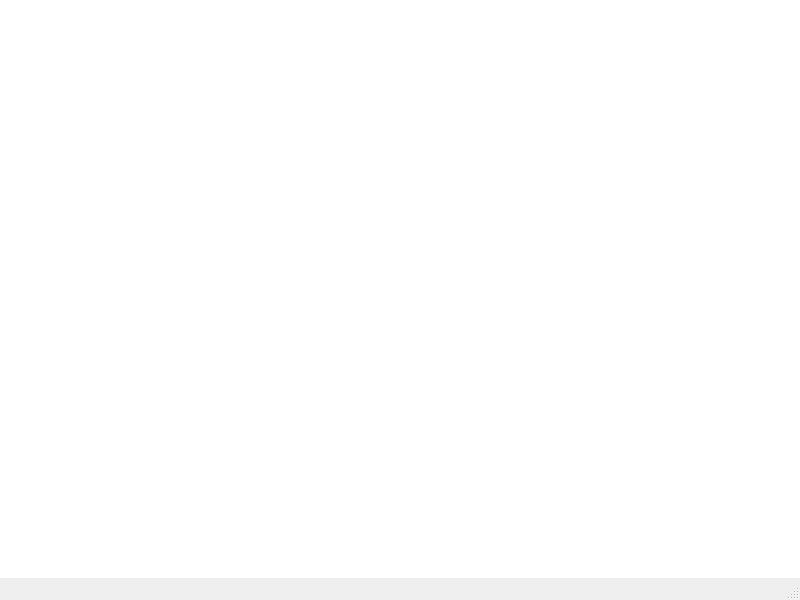
<?xml version="1.0" encoding="UTF-8"?>
<ui version="4.0">
 <class>MainWindow</class>
 <widget class="QMainWindow" name="MainWindow">
  <property name="geometry">
   <rect>
    <x>0</x>
    <y>0</y>
    <width>800</width>
    <height>600</height>
   </rect>
  </property>
  <property name="windowTitle">
   <string>Distributed File Folder</string>
  </property>
  <widget class="QWidget" name="centralwidget">
   <property name="styleSheet">
    <string notr="true">background-color: rgb(255, 255, 255);</string>
   </property>
   <layout class="QVBoxLayout" name="verticalLayout">
    <property name="spacing">
     <number>0</number>
    </property>
    <property name="leftMargin">
     <number>0</number>
    </property>
    <property name="topMargin">
     <number>0</number>
    </property>
    <property name="rightMargin">
     <number>0</number>
    </property>
    <property name="bottomMargin">
     <number>0</number>
    </property>
    <item>
     <widget class="QStackedWidget" name="stackedWidget">
      <widget class="QWidget" name="fileList"/>
      <widget class="QWidget" name="fileEditPage">
       <layout class="QVBoxLayout" name="verticalLayout_2">
        <property name="spacing">
         <number>0</number>
        </property>
        <property name="leftMargin">
         <number>0</number>
        </property>
        <property name="topMargin">
         <number>0</number>
        </property>
        <property name="rightMargin">
         <number>0</number>
        </property>
        <property name="bottomMargin">
         <number>0</number>
        </property>
        <item>
         <widget class="QTextEdit" name="textEdit"/>
        </item>
       </layout>
      </widget>
     </widget>
    </item>
   </layout>
  </widget>
  <widget class="QStatusBar" name="statusbar"/>
  <widget class="QMenuBar" name="menuBar">
   <property name="geometry">
    <rect>
     <x>0</x>
     <y>0</y>
     <width>800</width>
     <height>29</height>
    </rect>
   </property>
  </widget>
 </widget>
 <resources/>
 <connections/>
</ui>
